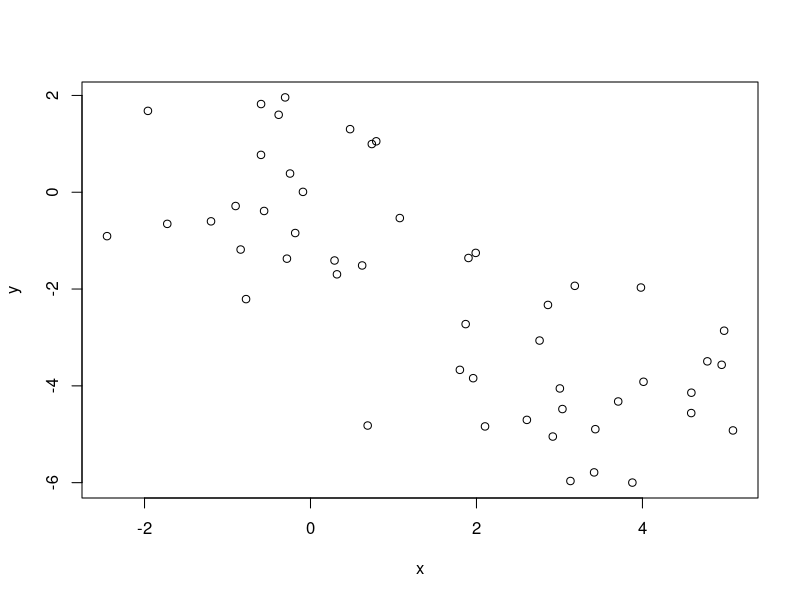

Reproduce this figure in R. (Note: this script raises an error after producing the figure.)
set.seed(2)
x=matrix (rnorm (50*2) , ncol =2)
x
x[1:25 ,1]=x[1:25 ,1]+3
x[1:25 ,2]=x[1:25 ,2] -4
names(x)
colnames(x) <- c('x','y')

plot(x)

km.out <- kmeans(x,2,nstart=20)
km.out$cluster
km.out$withinss
km.out$iter

dfx<- as.data.frame(x)
dfx
ggplot(dfx, aes(x,y)) + 
  geom_point()


plot(x, col =(km.out$cluster) , 
main="K-Means Clustering Results with K=2", 
xlab ="", ylab="", pch =20, cex =2)
